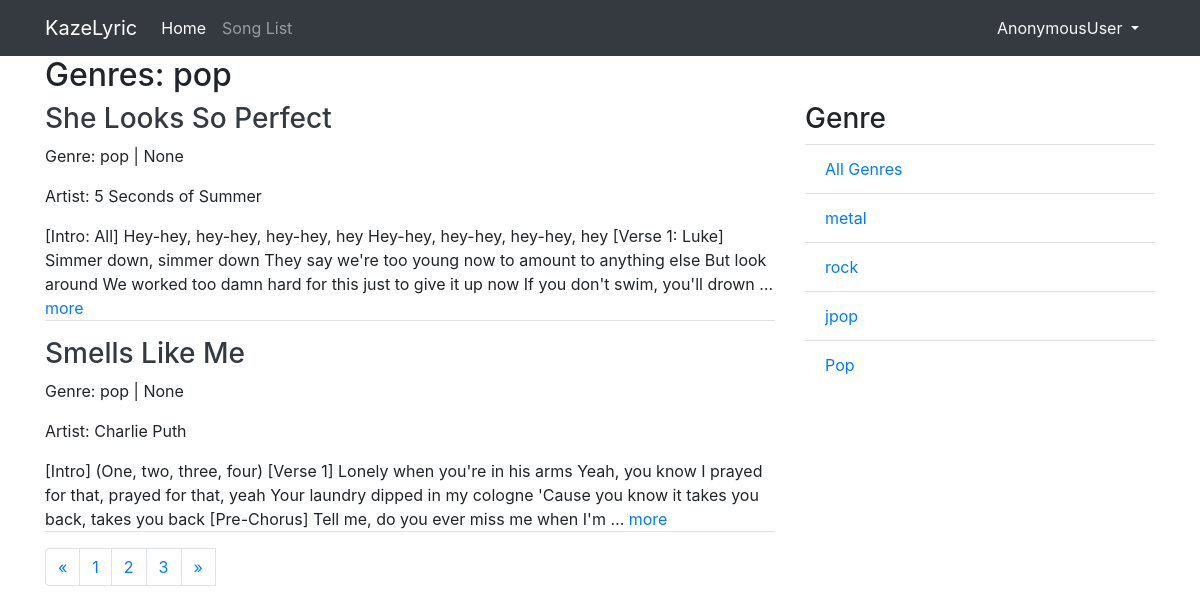
The page /list/genre/pop/1 on the database its author committed.
### lyric/models.py (models this page shows, shortened)
class Lyric(models.Model):
    title = models.CharField(max_length=255)
    lyrics = models.TextField()
    genre = models.CharField(max_length=255)
    artist = models.CharField(max_length=255)
    created = models.DateTimeField(auto_now_add=True)
    updated = models.DateTimeField(auto_now=True)
    is_published = models.BooleanField(null=True)
    published = models.DateTimeField(null=True)
    slug = models.SlugField(blank=True, editable=False)

### lyric/views.py (the view)
# urls.py: re_path(r'^genre/(?P<genre>[\w]+)/(?P<page>\d+)$', LyricGenreListView.as_view(), name='genre'),
class LyricGenreListView(ListView):
    model = Lyric
    template_name = 'lyric/lyric_genre_list.html'
    ordering = ['-published']
    context_object_name = 'lyric_list'
    paginate_by = 2
    def get_queryset(self):
        self.queryset = self.model.objects.filter(genre = self.kwargs['genre'])
        return super().get_queryset()
    def get_context_data(self, *args, **kwargs):
        listGenre = self.model.objects.values_list('genre', flat=True).distinct().exclude(genre=self.kwargs['genre'])
        self.kwargs.update({
            'listGenre': listGenre
        })
        kwargs = self.kwargs
        return super().get_context_data(*args, **kwargs)

### lyric/templates/lyric/lyric_genre_list.html (shortened to what this page needs)
{% extends "base.html" %}
{% block contents %}
<h2>Genres: {{genre}}</h2>
    <div class="row">
            <div class='col-md-8'>
                {% for list in lyric_list %}
            <a class = 'text-dark'href="{% url "lyric:detail" list.slug %}">
                <h3>{{list.title}}</h3>
            </a>
            <p>Genre: {{list.genre}} | {{list.published}}</p>
            <p>Artist: {{list.artist}}</p>
            <p class='border-bottom'>{{list.lyrics|truncatewords:50}}
                <a href="% url "lyric:detail" list.slug %}">more</a>
            </p>
            {% endfor %}
            <nav aria-label="pagination lyric page">
                <ul class="pagination">
                <li class="page-item">
                    {% if page_obj.has_previous %}
                        <a class="page-link" href="{% url "lyric:genre" genre page_obj.previous_page_number %}" aria-label="Next">
                            <span aria-hidden="true">&laquo;</span>
                        </a>
                    {% else %}
                        <a class="page-link" href="#" aria-label="Next" aria-disable='true'>
                            <span aria-hidden="true">&laquo;</span>
                        </a>
                    {% endif %}
                </li>
                {% for i in paginator.page_range %}
                    {% if page is page_obj.number %}
                        <li class="page-item">
                            <a class="page-link" href="#">{{i}}
                                <span class='sr-only'>(current)</span>
                            </a>
                        </li>
                    {% else %}
                        <li class="page-item">
                            <a class="page-link" href="{% url "lyric:genre" genre i %}">{{i}}</a>
                        </li>
                    {% endif %}
                {% endfor %}
                {% if page_obj.has_next %}
                    <a class="page-link" href="{% url "lyric:genre" genre page_obj.next_page_number %}" aria-label="Next">
                        <span aria-hidden="true">&raquo;</span>
                    </a>
                {% else %}
                    <a class="page-link" href="#" aria-label="Next" aria-disable='true'>
                        <span aria-hidden="true">&raquo;</span>
                    </a>
                {% endif %}
                </ul>
            </nav>
        </div>
        <div class='col-sm'>
            <h3>Genre</h3>
            <ul class="list-group list-group-flush">
                <li class='list-group-item'>
                    <a href="{% url "lyric:list" 1 %}">All Genres</a>
                </li>
                {% for genre in listGenre %}
                    <li class="list-group-item">
                        <a href="{% url "lyric:genre" genre 1%}">
                            {{genre}}
                        </a>
                    </li>
                {% endfor %}
            </ul>
        </div>
    </div>
{% endblock contents %}

### rows shown on the page
Lyric: title "She Looks So Perfect", genre "pop", published "None", artist "5 Seconds of Summer", lyrics "[Intro: All] Hey-hey, hey-hey, hey-hey, hey Hey-hey, hey-hey, hey-hey, hey [Verse 1: Luke] Simmer down, simmer down They say we're too young now to amount to anything else But look around We worked too damn hard for this just to give it up now If you don't swim, you'll drown …"
Lyric: title "Smells Like Me", genre "pop", published "None", artist "Charlie Puth", lyrics "[Intro] (One, two, three, four) [Verse 1] Lonely when you're in his arms Yeah, you know I prayed for that, prayed for that, yeah Your laundry dipped in my cologne 'Cause you know it takes you back, takes you back [Pre-Chorus] Tell me, do you ever miss me when I'm …"

### other values the page prints
{{ user }} "AnonymousUser"
{{ genre }} "pop"
{{ i }} "1" "2" "3"
{{ genre }} "metal" "rock" "jpop" "Pop"
